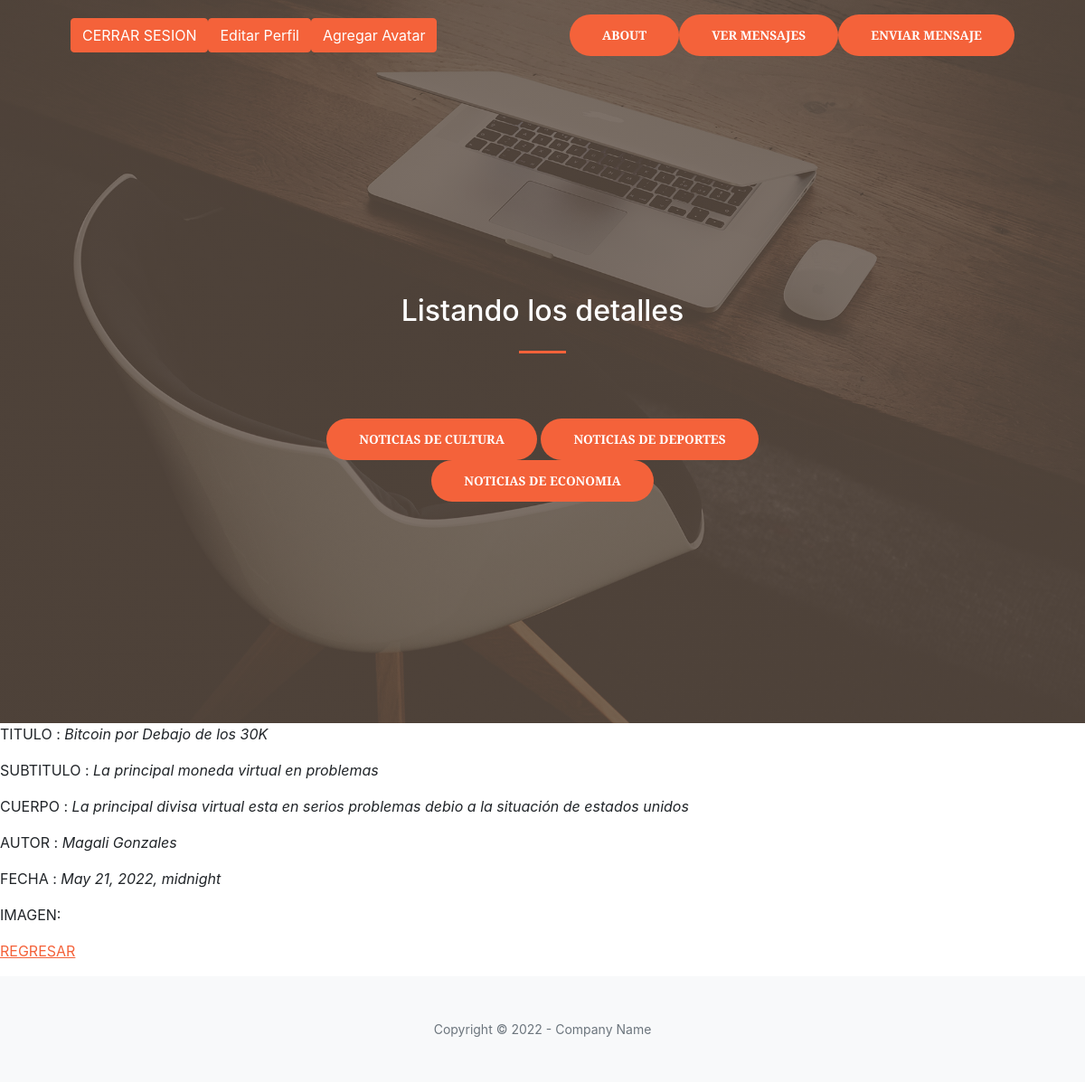
Page /AppBlog/eco/2 (signed in) on the committed database.
### AppBlog/models.py (models this page shows, shortened)
class Economy(models.Model):
    titulo = models.CharField(max_length=50)
    subtitulo= models.CharField(max_length=50)
    cuerpo = models.CharField(max_length=150)
    autor = models.CharField(max_length=50)
    fecha = models.DateTimeField(max_length=50)
    imagen = models.ImageField(upload_to='posteo', blank=True, null=True)

### AppBlog/views.py (the view)
# urls.py: path('eco/<pk>', EconomyDetalle.as_view(), name='economy_detalle'),
class EconomyDetalle(LoginRequiredMixin,DetailView):
    model = Economy
    template_name = 'AppBlog/economy_detalle.html'

### AppBlog/templates/AppBlog/economy_detalle.html (shortened to what this page needs)
{% extends "AppBlog/padre.html" %}
{% load static %}
{% block titulo %}
<h2 style="color:white">Listando los detalles</h2>
{% endblock %}
{% block cuerpo %}
<p>TITULO : <i>{{economy.titulo}}</i></p>
<p>SUBTITULO : <i>{{economy.subtitulo}}</i></p>
<p>CUERPO : <i>{{economy.cuerpo}}</i></p>
<p>AUTOR : <i>{{economy.autor}}</i></p>
<p>FECHA : <i>{{economy.fecha}}</i></p>
<p>IMAGEN: </p>
<p>
    <a href="{% url 'economy_listar' %}">REGRESAR</a>
</p>
{% endblock %}

### rows in the picture
Economy: titulo "Bitcoin por Debajo de los 30K", subtitulo "La principal moneda virtual en problemas", cuerpo "La principal divisa virtual esta en serios problemas debio a la situación de estados unidos", autor "Magali Gonzales", fecha "May 21, 2022, midnight"
